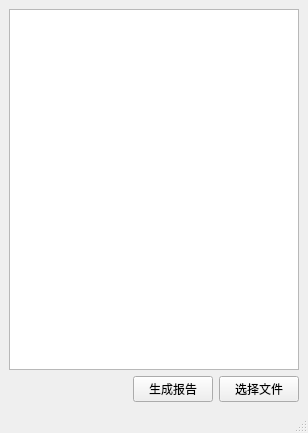
<?xml version="1.0" encoding="UTF-8"?>
<ui version="4.0">
 <class>MainWindow</class>
 <widget class="QMainWindow" name="MainWindow">
  <property name="geometry">
   <rect>
    <x>0</x>
    <y>0</y>
    <width>308</width>
    <height>433</height>
   </rect>
  </property>
  <property name="windowTitle">
   <string>日志检查器</string>
  </property>
  <widget class="QWidget" name="centralwidget">
   <layout class="QVBoxLayout" name="verticalLayout">
    <item>
     <widget class="QListWidget" name="lw_file_list"/>
    </item>
    <item>
     <layout class="QHBoxLayout" name="horizontalLayout">
      <item>
       <spacer name="horizontalSpacer">
        <property name="orientation">
         <enum>Qt::Horizontal</enum>
        </property>
        <property name="sizeHint" stdset="0">
         <size>
          <width>40</width>
          <height>20</height>
         </size>
        </property>
       </spacer>
      </item>
      <item>
       <widget class="QPushButton" name="bt_gen_report">
        <property name="text">
         <string>生成报告</string>
        </property>
       </widget>
      </item>
      <item>
       <widget class="QPushButton" name="bt_file_browser">
        <property name="text">
         <string>选择文件</string>
        </property>
       </widget>
      </item>
     </layout>
    </item>
   </layout>
  </widget>
  <widget class="QMenuBar" name="menubar">
   <property name="geometry">
    <rect>
     <x>0</x>
     <y>0</y>
     <width>308</width>
     <height>23</height>
    </rect>
   </property>
  </widget>
  <widget class="QStatusBar" name="statusbar"/>
 </widget>
 <resources/>
 <connections/>
</ui>
